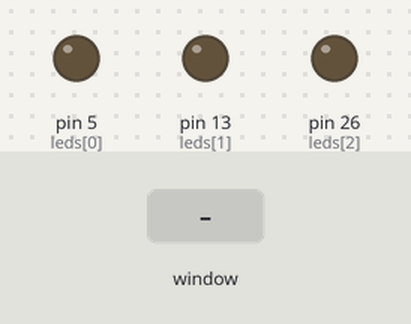
The program below on a simulated Raspberry Pi (header pin numbers). On the bench: output pins drawn as LEDs (lit = HIGH). The test bench sets the inputs (shaded band). The desktop window is not drawn, its controls go by their first labels and the mouse button is held 0.15 s.

Above: at 1.2 s.
1.3 s: control labelled "RED" in the window clicked
At 1.6 s:
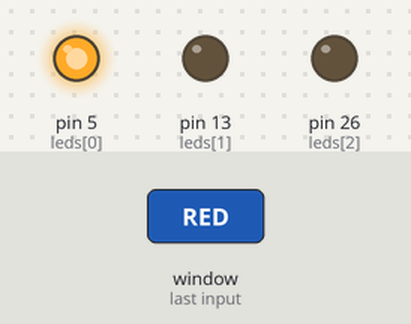
2.8 s: control labelled "BLUE" in the window clicked
At 3.9 s:
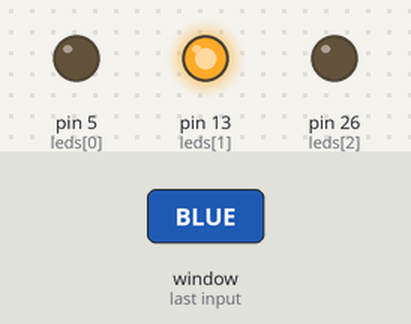
4.3 s: control labelled "GREEN" in the window clicked
At 5.1 s:
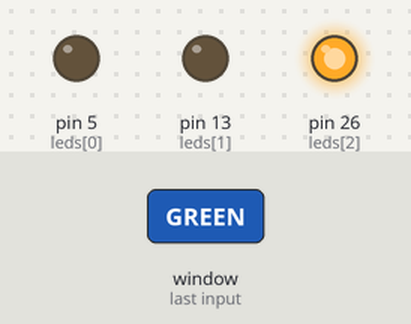
Timing chart, 0 to 7.3 s (numbered marks = the images above; inputs shaded):
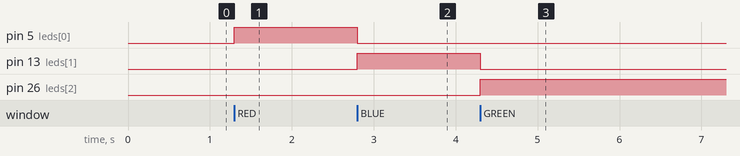

Measured:
- after the input at 1.3 s, pin 5 (leds[0]): LOW → HIGH at once
- after the input at 2.8 s, pin 5 (leds[0]): HIGH → LOW at once; pin 13 (leds[1]): LOW → HIGH at once
- after the input at 4.3 s, pin 13 (leds[1]): HIGH → LOW at once; pin 26 (leds[2]): LOW → HIGH at once

The program:

GUI.py
```python
from tkinter import *
import RPi.GPIO as GPIO


GPIO.setmode(GPIO.BOARD)
GPIO.setup(5, GPIO.OUT)
GPIO.setup(13, GPIO.OUT)
GPIO.setup(26, GPIO.OUT)


def update_led_state():
    selected_led = led_var.get()
    leds = [5, 13, 26]

    for pin in leds:
        if pin == selected_led:
            GPIO.output(pin, GPIO.HIGH)
        else:
            GPIO.output(pin, GPIO.LOW)


win = Tk()
win.title("LED Control")
myFont = ('calibri', 26, 'bold')


led_var = IntVar()


led_radio_buttons = {}
led_radio_buttons[5] = Radiobutton(win, text="RED", font=myFont, height=2, width=8, variable=led_var, value=5, command=update_led_state)
led_radio_buttons[13] = Radiobutton(win, text="BLUE", font=myFont, height=2, width=8, variable=led_var, value=13, command=update_led_state)
led_radio_buttons[26] = Radiobutton(win, text="GREEN", font=myFont, height=2, width=8, variable=led_var, value=26, command=update_led_state)

led_var.set(None)

led_radio_buttons[5].grid(row=0, column=0)
led_radio_buttons[13].grid(row=0, column=1)
led_radio_buttons[26].grid(row=0, column=2)

win.mainloop()
```
